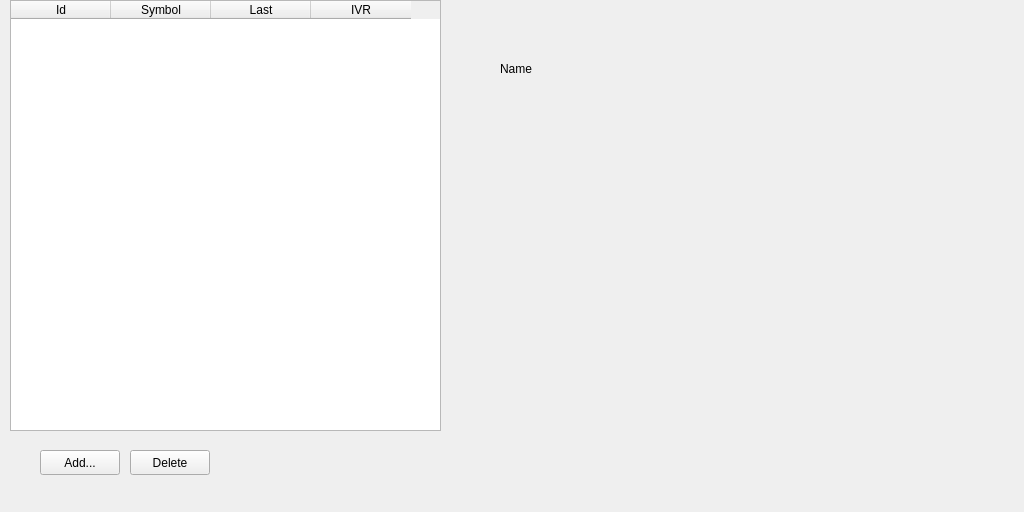
<?xml version="1.0" encoding="UTF-8"?>
<ui version="4.0">
 <class>WatchlistTab</class>
 <widget class="QWidget" name="WatchlistTab">
  <property name="geometry">
   <rect>
    <x>0</x>
    <y>0</y>
    <width>1024</width>
    <height>512</height>
   </rect>
  </property>
  <property name="windowTitle">
   <string>Form</string>
  </property>
  <widget class="QTableWidget" name="watchlistTableWidget">
   <property name="geometry">
    <rect>
     <x>10</x>
     <y>0</y>
     <width>431</width>
     <height>431</height>
    </rect>
   </property>
   <attribute name="verticalHeaderVisible">
    <bool>false</bool>
   </attribute>
   <column>
    <property name="text">
     <string>Id</string>
    </property>
   </column>
   <column>
    <property name="text">
     <string>Symbol</string>
    </property>
   </column>
   <column>
    <property name="text">
     <string>Last</string>
    </property>
   </column>
   <column>
    <property name="text">
     <string>IVR</string>
    </property>
   </column>
  </widget>
  <widget class="QPushButton" name="addPushButton">
   <property name="geometry">
    <rect>
     <x>40</x>
     <y>450</y>
     <width>80</width>
     <height>25</height>
    </rect>
   </property>
   <property name="text">
    <string>Add...</string>
   </property>
  </widget>
  <widget class="QPushButton" name="deletePushButton">
   <property name="geometry">
    <rect>
     <x>130</x>
     <y>450</y>
     <width>80</width>
     <height>25</height>
    </rect>
   </property>
   <property name="text">
    <string>Delete</string>
   </property>
  </widget>
  <widget class="QLabel" name="label">
   <property name="geometry">
    <rect>
     <x>500</x>
     <y>60</y>
     <width>54</width>
     <height>17</height>
    </rect>
   </property>
   <property name="text">
    <string>Name</string>
   </property>
  </widget>
  <widget class="QLabel" name="nameLabel">
   <property name="geometry">
    <rect>
     <x>590</x>
     <y>60</y>
     <width>361</width>
     <height>17</height>
    </rect>
   </property>
   <property name="text">
    <string>&lt;none&gt;</string>
   </property>
  </widget>
 </widget>
 <resources/>
 <connections/>
</ui>
